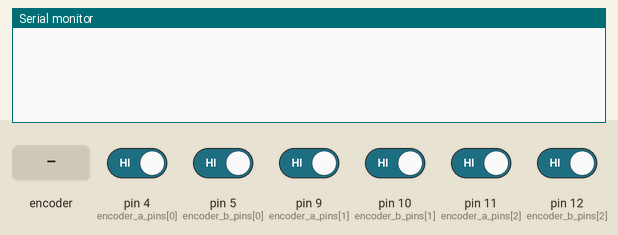
Simulated run of this program. Board: Arduino Nano Every. Shown: the last lines printed to the serial monitor. Inputs (shaded band) come from the test bench; at power-on: pin 4 (encoder_a_pins[0]), pin 5 (encoder_b_pins[0]), pin 9 (encoder_a_pins[1]), pin 10 (encoder_b_pins[1]), pin 11 (encoder_a_pins[2]), pin 12 (encoder_b_pins[2]) HIGH.

Above: at 1.2 s.
1.3 s: rotary encoder on pin 4 (encoder_a_pins[0]) / pin 5 (encoder_b_pins[0]) turned 1 step (first pin leading)
At 2.3 s:
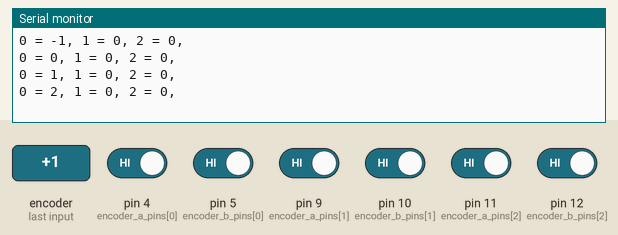
3.0 s: pin 9 (encoder_a_pins[1]) driven LOW
At 4.2 s:
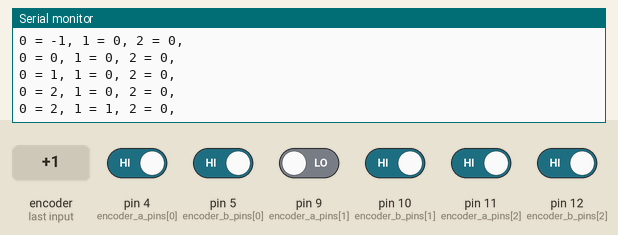
4.5 s: pin 10 (encoder_b_pins[1]) driven LOW
At 5.6 s:
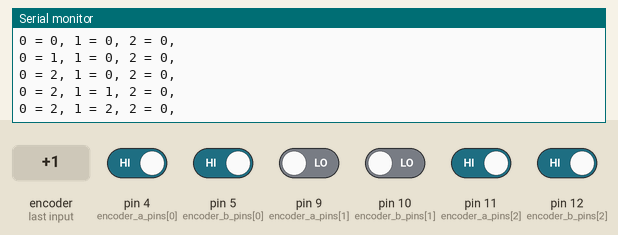
6.0 s: pin 11 (encoder_a_pins[2]) driven LOW
At 6.7 s:
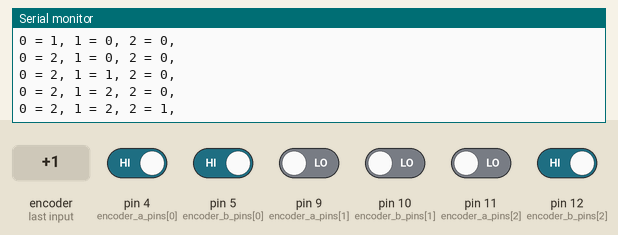
7.5 s: pin 12 (encoder_b_pins[2]) driven LOW
At 7.9 s:
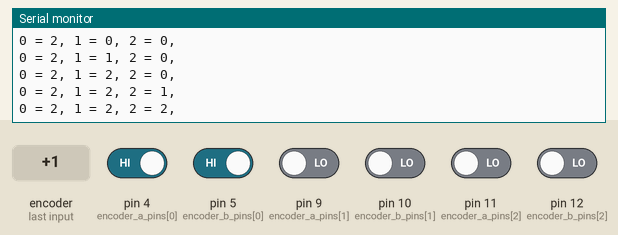
9.0 s: rotary encoder on pin 4 (encoder_a_pins[0]) / pin 5 (encoder_b_pins[0]) turned 1 step (first pin leading)
At 10.6 s:
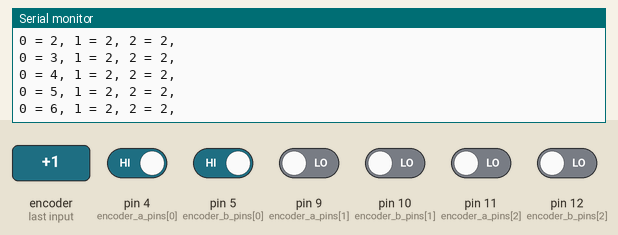
Timing chart, 0 to 11.7 s (numbered marks = the images above; inputs shaded):
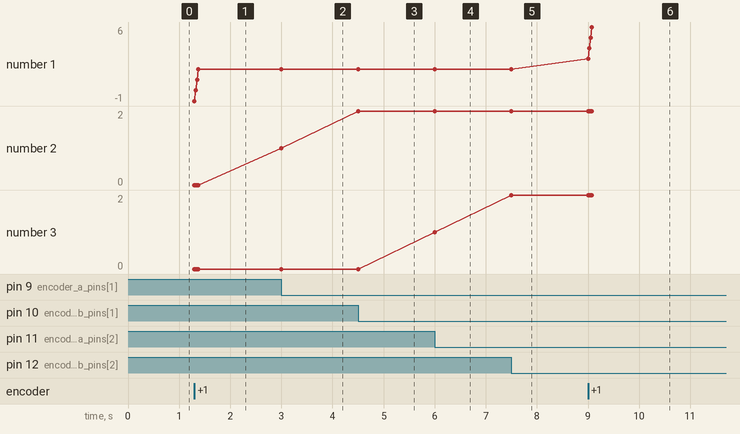

Measured:
- after the input at 1.3 s, the serial monitor: prints a new line at once (image 1)
- after the input at 3.0 s, the serial monitor: prints a new line at once (image 2)
- after the input at 4.5 s, the serial monitor: prints a new line at once (image 3)
- after the input at 6.0 s, the serial monitor: prints a new line at once (image 4)
- after the input at 7.5 s, the serial monitor: prints a new line at once (image 5)
- after the input at 9.0 s, the serial monitor: prints a new line at once (image 6)
- plotted number 1: 2 → 6 after the input at 9.0 s

The program:

main.cpp
```cpp
#include <Arduino.h>
#include <Wire.h>
#include <main.h>

#define slave_address 1

const int encoder_a_pins[3] = {4, 9, 11};
const int encoder_b_pins[3] = {5, 10, 12};

volatile int bLastStates[3] = { 0 };
volatile int aLastStates[3] = { 0 };
volatile int aStates[3] = { 0 };
volatile int bStates[3] = { 0 };
int count_values[3] = {0};


void receiveEvent(int numBytes);
void requestEvent();
void isr();

void setup() {
    Wire.begin(slave_address);
    Wire.onReceive(receiveEvent);
    Wire.onRequest(requestEvent);
    Serial.begin(115200);
    pinMode(LED_BUILTIN, INPUT);

    // Setting all pinModes and Sensor states
    for (int i = 0; i < 3; i++) {
        pinMode(encoder_a_pins[i], INPUT);
        pinMode(encoder_b_pins[i], INPUT);
        attachInterrupt(digitalPinToInterrupt(encoder_a_pins[i]), isr,CHANGE);
        attachInterrupt(digitalPinToInterrupt(encoder_b_pins[i]), isr,CHANGE);
    }
}


void isr(){
    // Update each sensor's state
    for (int i = 0; i < 3; i++) {
        aStates[i] = digitalRead(encoder_a_pins[i]);  // Reads the "current" state
        bStates[i] = digitalRead(encoder_b_pins[i]);
        // compare to previous state, increment or decrement
        if (aStates[i] != aLastStates[i]) {
            if (aStates[i]) {
                bStates[i] ? count_values[i]-- : count_values[i]++;
            } else {
                bStates[i] ? count_values[i]++ : count_values[i]--;
            }
        }

        if(bLastStates[i] != bStates[i]) {
            if(bStates[i]) {
                aStates[i] ? count_values[i]++ : count_values[i]--;
            } else {
                aStates[i] ? count_values[i]-- : count_values[i]++;
            }
        }
        bLastStates[i] = bStates[i];
        aLastStates[i] = aStates[i];
         Serial.print(i);
         Serial.print(" = ");
         Serial.print(count_values[i]);
         Serial.print(", ");
    }
     Serial.println();
    // delay(); // might not be needed maybe
}

void receiveEvent(int numBytes) {
    // nothing
}

void requestEvent() { // Report back the value of the sensor requested
    digitalWrite(LED_BUILTIN, 1);
    byte out_bytes[6];
    for (int i = 0; i < 3; i++) {
        out_bytes[2 * i] = (count_values[i] >> 8) & 0xFF;
        out_bytes[2 * i + 1] = count_values[i] & 0xFF;
    }
    Wire.write(out_bytes, 6);
    digitalWrite(LED_BUILTIN, 0);
}
```

main.h
```cpp
#ifndef main_h
#define main_h

void receiveEvent(int Sensor_no);
void requestEvent();
void isr();

#endif
```
